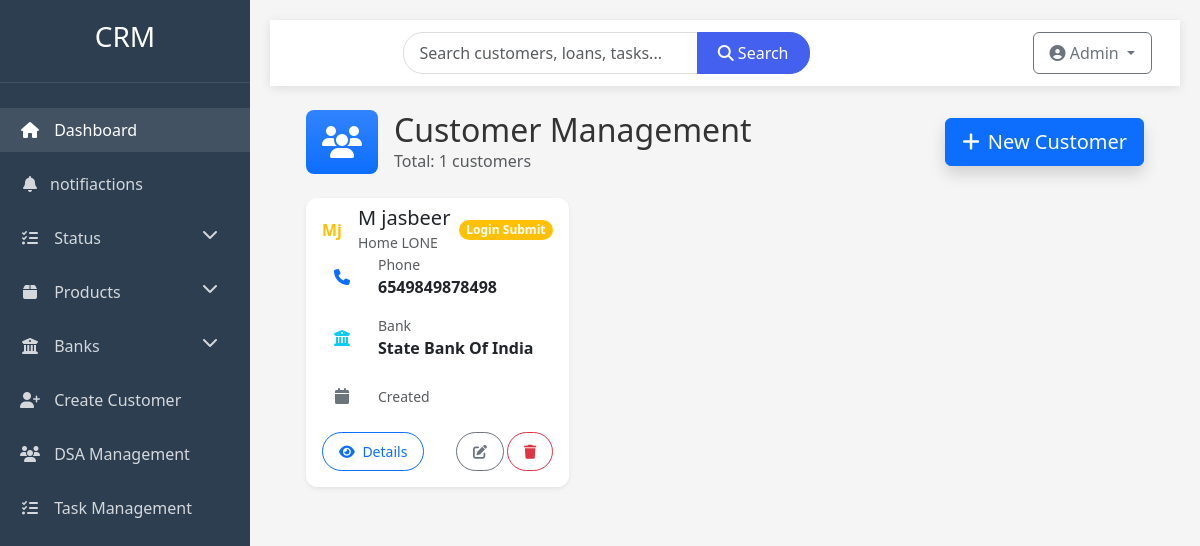
The page /customers/ (signed in) on the database its author committed.
### profiles/models.py (models this page shows, shortened)
class Customer(models.Model):
    user = models.ForeignKey(Account, on_delete=models.CASCADE, null=True, blank=True,related_name='customers' )
    f_name = models.CharField(max_length=50)
    l_name = models.CharField(max_length=50)
    phone_num = models.IntegerField()
    product = models.CharField(choices=PRODUCT_CHOICE, max_length=20)
    bank = models.CharField(choices=BANK_CHOICE, max_length=20)
    status = models.CharField(choices=STATUS_CHOICES, max_length=20)
    type = models.CharField(choices=TYPE_CHOICES, max_length=4)
    dsa = models.ForeignKey(DSA, on_delete=models.SET_NULL, null=True, blank=True)
    created_date = models.DateField(auto_now_add=True)

### profiles/views.py (the view)
# urls.py: path('customers/', views.customer_list, name='list'),
def customer_list(request):
    customers = Customer.objects.filter(user=request.user)
    return render(request, 'list.html', {'customers': customers})

### templates/list.html (shortened to what this page needs)
{% extends 'base.html' %}
{% block content %}
<div class="animate-fade">
    <div class="container-fluid px-4">
        <div class="d-flex justify-content-between align-items-center mb-4">
            <div class="d-flex align-items-center">
                <div class="icon-shape bg-primary bg-gradient text-white rounded-3 me-3 p-3">
                    <i class="fas fa-users fa-2x"></i>
                </div>
                <div>
                    <h2 class="mb-0">Customer Management</h2>
                    <p class="text-muted mb-0">Total: {{ customers.count }} customers</p>
                </div>
            </div>
            <a href="{% url 'create_customer' %}" class="btn btn-primary btn-lg shadow">
                <i class="fas fa-plus me-2"></i>New Customer
            </a>
        </div>
        {% if customers %}
        <div class="row">
            {% for customer in customers %}
            <div class="col-xl-4 col-lg-6 col-md-6 mb-4">
                <div class="card customer-card h-100 border-0 shadow-sm hover-shadow-lg transition-all">
                    <div class="card-header bg-white d-flex justify-content-between align-items-center border-bottom-0 pb-0">
                        <div class="d-flex align-items-center">
                            <div class="avatar avatar-lg me-3">
                                <span class="avatar-initial rounded-circle bg-{% if customer.status == 'disp' %}success{% elif customer.status == 'reject' %}danger{% else %}warning{% endif %}-light text-{% if customer.status == 'disp' %}success{% elif customer.status == 'reject' %}danger{% else %}warning{% endif %}">
                                    {{ customer.f_name|first }}{{ customer.l_name|first }}
                                </span>
                            </div>
                            <div>
                                <h5 class="mb-0">{{ customer.f_name }} {{ customer.l_name }}</h5>
                                <span class="text-muted small">{{ customer.get_product_display }}</span>
                            </div>
                        </div>
                        <span class="badge bg-{% if customer.status == 'disp' %}success{% elif customer.status == 'reject' %}danger{% else %}warning{% endif %} rounded-pill">
                            {{ customer.get_status_display }}
                        </span>
                    </div>
                    <div class="card-body pt-0">
                        <div class="customer-details">
                            <div class="detail-item d-flex align-items-center mb-3">
                                <div class="icon-container bg-primary-light rounded-circle p-2 me-3">
                                    <i class="fas fa-phone text-primary"></i>
                                </div>
                                <div>
                                    <p class="mb-0 small text-muted">Phone</p>
                                    <p class="mb-0 fw-bold">{{ customer.phone_num }}</p>
                                </div>
                            </div>
                            <div class="detail-item d-flex align-items-center mb-3">
                                <div class="icon-container bg-info-light rounded-circle p-2 me-3">
                                    <i class="fas fa-university text-info"></i>
                                </div>
                                <div>
                                    <p class="mb-0 small text-muted">Bank</p>
                                    <p class="mb-0 fw-bold">{{ customer.get_bank_display }}</p>
                                </div>
                            </div>
                            <div class="detail-item d-flex align-items-center">
                                <div class="icon-container bg-secondary-light rounded-circle p-2 me-3">
                                    <i class="fas fa-calendar text-secondary"></i>
                                </div>
                                <div>
                                    <p class="mb-0 small text-muted">Created</p>
                                </div>
                            </div>
                        </div>
                    </div>
                    <div class="card-footer bg-white border-top-0 pt-0 pb-3">
                        <div class="d-flex justify-content-between">
                            <a href="{% url 'details' customer.pk %}" class="btn btn-sm btn-outline-primary rounded-pill px-3">
                                <i class="fas fa-eye me-1"></i> Details
                            </a>
                            <div class="btn-group">
                                <a href="{% url 'edit' customer.pk %}" class="btn btn-sm btn-outline-secondary rounded-pill px-3 me-1">
                                    <i class="fas fa-edit"></i>
                                </a>
                                <a href="{% url 'delete' customer.pk %}" class="btn btn-sm btn-outline-danger rounded-pill px-3">
                                    <i class="fas fa-trash"></i>
                                </a>
                            </div>
                        </div>
                    </div>
                </div>
            </div>
            {% endfor %}
        </div>
        {% endif %}
    </div>
</div>
{% endblock %}

### static/css/base/base.css (style rules this page uses)
:root { --primary-color: #3498db; --secondary-color: #2c3e50; --accent-color: #e74c3c; --light-color: #ecf0f1; --dark-color: #2c3e50; --sidebar-width: 250px; }
body { font-family: 'Segoe UI', Tahoma, Geneva, Verdana, sans-serif; background-color: #f5f5f5; color: #333; display: flex; min-height: 100vh; overflow-x: hidden; }
.btn { padding: 0.5rem 1rem; font-weight: 500; border-radius: 0.375rem; }

### templates/list.html (style rules this page uses)
:root { --primary-color: #4361ee; --primary-light: rgba(67, 97, 238, 0.1); --success-light: rgba(40, 167, 69, 0.1); --warning-light: rgba(255, 193, 7, 0.1); --danger-light: rgba(220, 53, 69, 0.1); --info-light: rgba(23, 162, 184, 0.1); --secondary-light: rgba(108, 117, 125, 0.1); }
.customer-card { transition: all 0.3s ease; border-radius: 12px; overflow: hidden; }
.hover-shadow-lg { box-shadow: 0 2px 10px rgba(0, 0, 0, 0.05); }
.transition-all { transition: all 0.3s ease; }
.avatar-initial { display: flex; align-items: center; justify-content: center; font-weight: 600; }
.icon-shape { display: inline-flex; align-items: center; justify-content: center; }
.detail-item { transition: all 0.3s ease; }
.icon-container { width: 40px; height: 40px; display: flex; align-items: center; justify-content: center; }

### rows shown on the page
Customer: f_name|first "M", l_name|first "j", f_name "M", l_name "jasbeer", product "Home LONE", status "Login Submit", phone_num "6549849878498", bank "State Bank Of India"

### other values the page prints
{{ customers.count }} "1"
